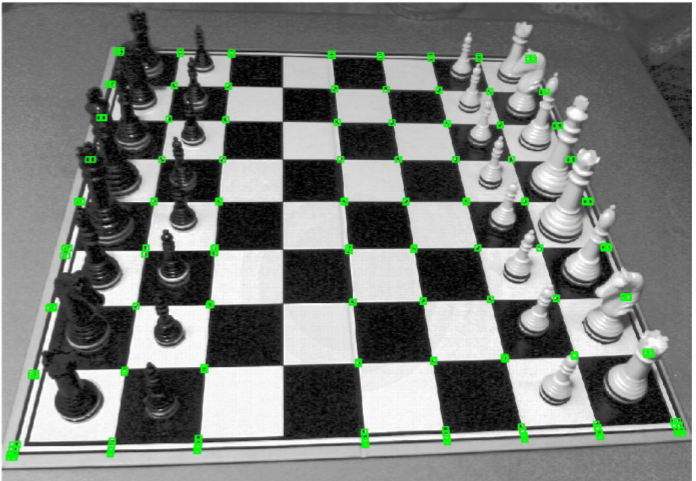
#> input picture testImg/testImg.png, 696 x 481 px
$ jupyter execute ChessBoardGridSegmentation.ipynb
#> lines starting #> are read from the running program, lines starting #| are printed output that depends on the picture; after the words box and inside, x2 and y2 are one past the last pixel; in counts of white or black regions, pixels touching at a corner belong together
## Initial Imports and image loading

[cell 1]
# from google.colab import drive
# drive.mount('/content/drive')

# %cd '/content/drive/MyDrive/GitHub/DigitisingChess'

[cell 2]
import cv2
import numpy as np
import matplotlib.pyplot as plt

[cell 3]
# Read the image
# img = cv2.imread('chess images/IMG_20211010_151046.jpg')
img = cv2.imread('testImg/testImg.png')
#> img is the input picture: shape (481, 696, 3); mean B, G, R 121.7, 125.2, 121.7

[cell 4]
print('Original Dimensions: ', img.shape)
#| Original Dimensions:  (481, 696, 3)

[cell 5]
# cv2.imshow('original', img)
# cv2.waitKey(0)

[cell 6]
sml_img = img

## Set up image

[cell 7]
# [8 lines of commented-out code are left out]

[cell 8]
# cv2.imshow('Resized', sml_img)
# cv2.waitKey(0)

[cell 9]
# Convert to grayscale
img_gray = cv2.cvtColor(sml_img, cv2.COLOR_BGR2GRAY)

[cell 10]
# Blur image for better edge detection
img_blur = cv2.GaussianBlur(img_gray, (3,3), 0)

## Prewitt filter

[cell 11]
# setting kernels
kernelx_0 = np.array([[1,1,1], [0,0,0], [-1,-1,-1]])
img_prewittx_0 = cv2.filter2D(img_blur, -1, kernelx_0)
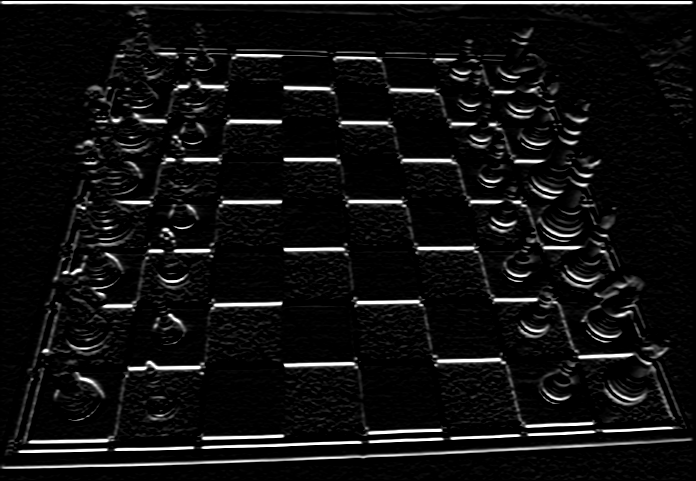
#> img_prewittx_0: shape (481, 696); min 0, max 255, mean 17.2

kernelx_1 = np.array([[-1,-1,-1], [0,0,0], [1,1,1]])
img_prewittx_1 = cv2.filter2D(img_blur, -1, kernelx_1)
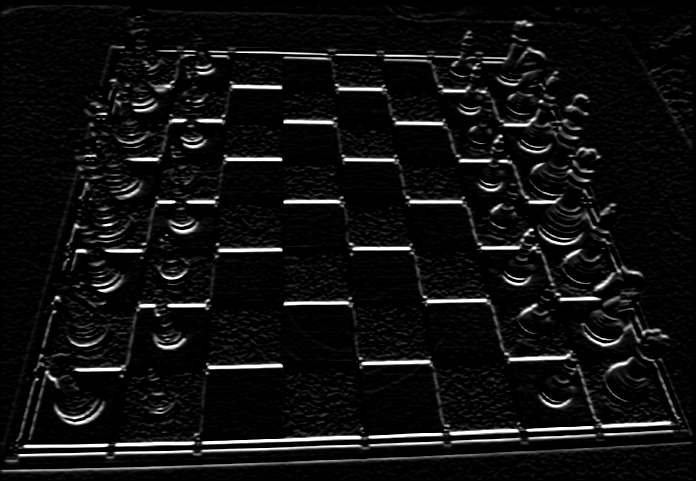
#> img_prewittx_1: shape (481, 696); min 0, max 255, mean 16.4


kernely_0 = np.array([[-1,0,1], [-1,0,1], [-1,0,1]])
img_prewitty_0 = cv2.filter2D(img_blur, -1, kernely_0)

kernely_1 = np.array([[1,0,-1], [1,0,-1], [1,0,-1]])
img_prewitty_1 = cv2.filter2D(img_blur, -1, kernely_1)

[cell 12]
# building images
# img_prewitt = img_prewittx + img_prewitty
# img_prewitt = np.sqrt((img_prewittx * img_prewittx) + (img_prewitty * img_prewitty))

img_prewittx = img_prewittx_0 + img_prewittx_1
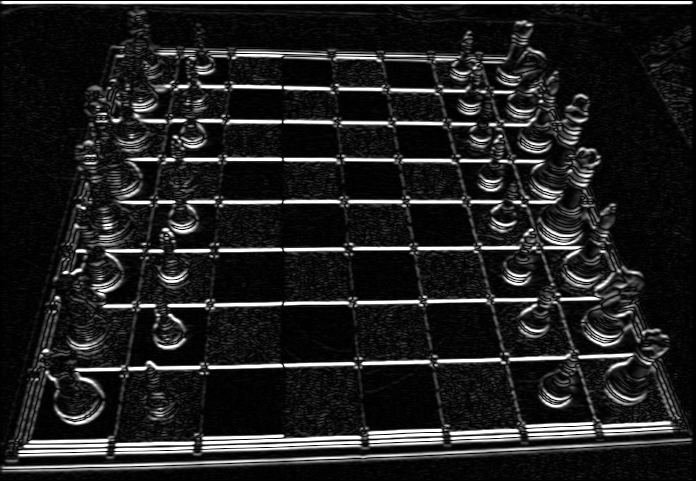
#> img_prewittx: shape (481, 696); min 0, max 255, mean 33.6
img_prewitty = img_prewitty_0 + img_prewitty_1
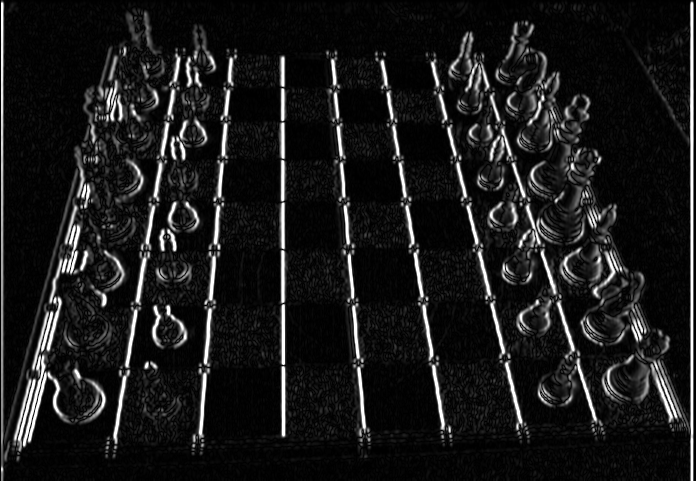
#> img_prewitty: shape (481, 696); min 0, max 255, mean 26.2

img_prewitt = np.hypot(img_prewittx, img_prewitty)
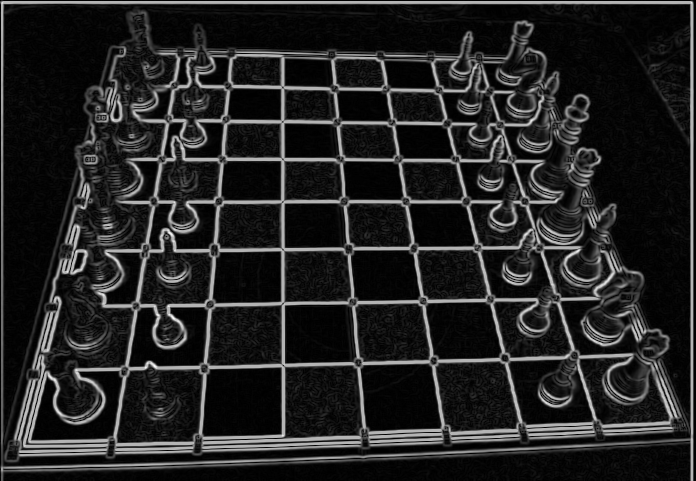
#> img_prewitt: shape (481, 696) float16; min 0, max 360, mean 51; drawn with min black and max white
img_prewitt = img_prewitt / img_prewitt.max() * 255
img_prewitt = img_prewitt.astype('uint8')

theta = np.arctan2(img_prewitty, img_prewittx).astype('uint8')
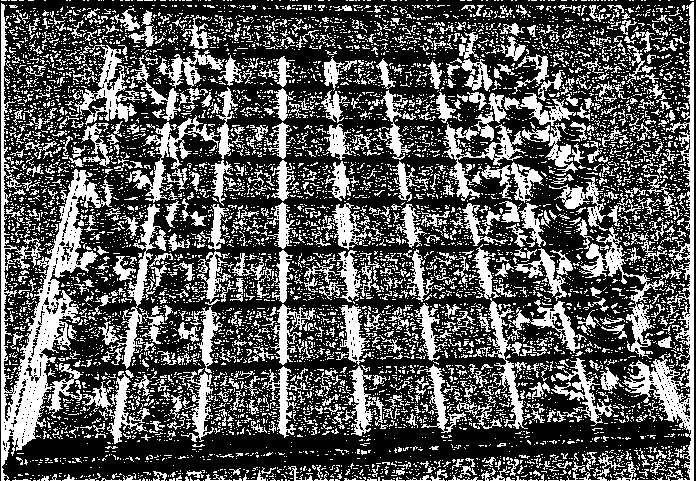
#> theta: shape (481, 696); values 0 (black) and 1 (white), 34.1% white; 7544 white regions (6799 under 20 px), largest, box (x1, y1, x2, y2) and area: (1, 3, 114, 481) 10158, (622, 2, 694, 481) 5069, (576, 219, 682, 359) 2140

[cell 13]
# [15 lines of commented-out code are left out]

[cell 14]
plt.imshow(img_prewitt, cmap=plt.cm.Greys_r)
plt.title("Prewitt")
plt.show()

[cell 15]
# [14 lines of commented-out code are left out]

[cell 16]
# # cv2.imshow("Prewitt X", Ix)
# # cv2.imshow("Prewitt Y", Iy)
# cv2.imshow("Prewitt", prewitt1)

# cv2.waitKey(0)

## Canny Algorithm
- non-maximal suppression applied to reduce weak edges
- hysteresis thresholding omitted to maximize the number of line pixels.

[cell 17]
# img_canny = cv2.Canny(img_prewitt, 0, 0)

[cell 18]
# cv2.imshow("Canny", img_canny)
# cv2.waitKey(0)

[cell 19]
def non_max_suppression(img, D):
    width, height = img.shape
#> width = 481; height = 696
    returnImg = np.zeros((width,height), dtype=np.uint8)
    angle = D * 180. / np.pi
    angle[angle < 0] += 180


    for i in range(1,width-1):
        for j in range(1,height-1):
            try:
                q = 255
                r = 255

               #angle 0
                if (0 <= angle[i,j] < 22.5) or (157.5 <= angle[i,j] <= 180):
                    q = img[i, j+1]
                    r = img[i, j-1]
                #angle 45
                elif (22.5 <= angle[i,j] < 67.5):
                    q = img[i+1, j-1]
                    r = img[i-1, j+1]
                #angle 90
                elif (67.5 <= angle[i,j] < 112.5):
                    q = img[i+1, j]
                    r = img[i-1, j]
                #angle 135
                elif (112.5 <= angle[i,j] < 157.5):
                    q = img[i-1, j-1]
                    r = img[i+1, j+1]

                if (img[i,j] >= q) and (img[i,j] >= r):
                    returnImg[i,j] = img[i,j]
                else:
                    returnImg[i,j] = 0

            except IndexError as e:
                pass
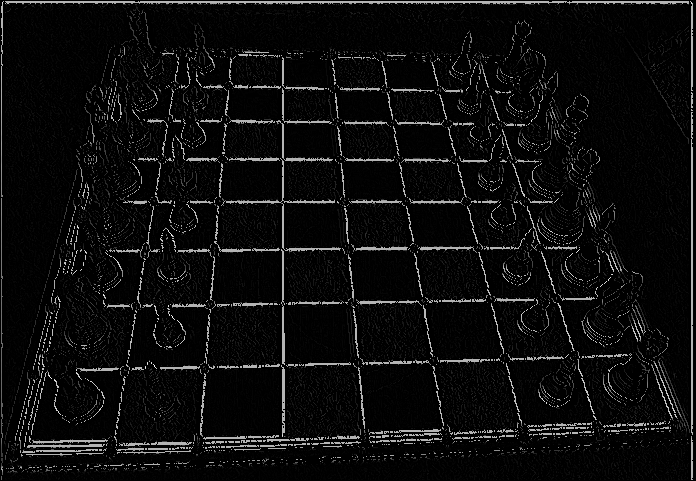
#> returnImg: shape (481, 696); min 0, max 255, mean 13.1

    return returnImg

[cell 20]
def threshold(img, lowThresholdRatio=0.05, highThresholdRatio=0.09):

#> called with lowThresholdRatio = 0.05, highThresholdRatio = 0.09
    highThreshold = img.max() * highThresholdRatio
#> highThreshold = 22.95
    lowThreshold = highThreshold * lowThresholdRatio
#> lowThreshold = 1.15

    M, N = img.shape
#> M = 481; N = 696
    res = np.zeros((M,N), dtype=np.uint8)

    weak = np.int32(25)
    strong = np.int32(255)

    strong_i, strong_j = np.where(img >= highThreshold)
    zeros_i, zeros_j = np.where(img < lowThreshold)

    weak_i, weak_j = np.where((img <= highThreshold) & (img >= lowThreshold))

    res[strong_i, strong_j] = strong
    res[weak_i, weak_j] = weak

    return (res, weak, strong)

[cell 21]
def myCanny(img, theta):
    res = non_max_suppression(img, theta)
    res, weak, strong = threshold(res)
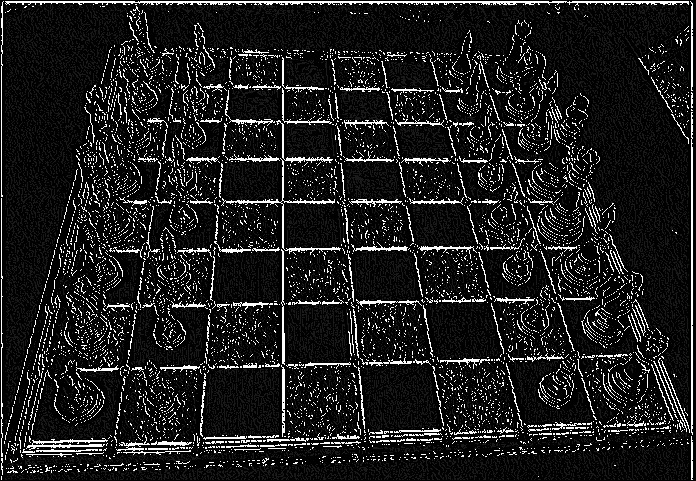
#> res: shape (481, 696); min 0, max 255, mean 29.3
#> weak = 25; strong = 255
    return res

[cell 22]
img_canny = myCanny(img_prewitt, theta)

# [5 lines of commented-out code are left out]

[cell 23]
plt.imshow(img_canny, cmap=plt.cm.Greys_r)
plt.title("Canny")
plt.show()

[cell 24]
img_canny.shape
#> Out = (481, 696)

# Pad Image

[cell 25]
def padToSquare(image):
    currSize = image.shape

    # image is already square
    if currSize[0] == currSize[1]:
        return np.pad(image, [(2,2), (2,2)], mode='constant')

    # 1st element is smaller
    elif currSize[0] < currSize[1]:

        # calc diff
        diff = currSize[1] - currSize[0]
        padding = int(diff/2)
        return np.pad(image, [(padding+2,padding+2), (2,2)], mode='constant')

    # 2nd element is smaller
    elif currSize[0] > currSize[1]:
        # calc diff
        diff = currSize[0] - currSize[1]
        padding = int(diff/2)
        return np.pad(image, [(2,2), (padding+2,padding+2)], mode='constant')

    else:
        return False

[cell 26]
def padToSquare(image):
    currSize = image.shape
#> currSize = (481, 696)
    diameter = np.sqrt((currSize[0]**2) + (currSize[1]**2))
#> diameter = 846
    # radius = diameter/2
    padding_0 = int((diameter - currSize[0]) / 2)
#> padding_0 = 182
    padding_1 = int((diameter - currSize[1]) / 2)
#> padding_1 = 75
    # return np.pad(image, [(padding_1,padding_1), (padding_0,padding_0)], mode='constant')
    return np.pad(image, [(padding_0,padding_0), (padding_1,padding_1)], mode='constant')
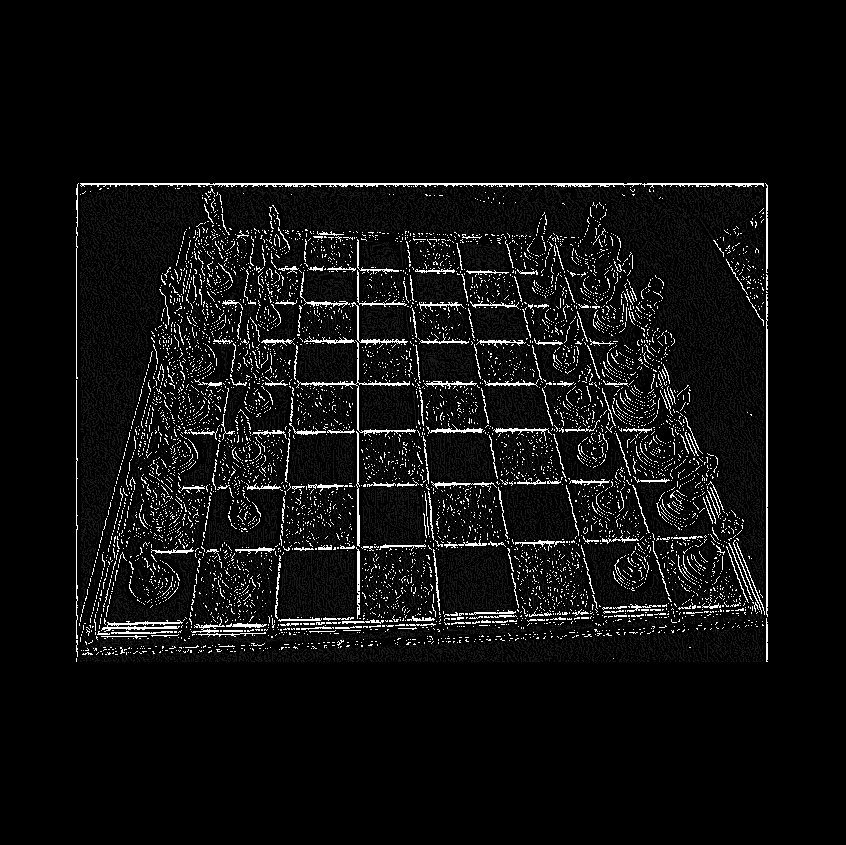
#> returned value: shape (845, 846); min 0, max 255, mean 13.7

[cell 27]
paddedImg = padToSquare(img_canny)
paddedImg.shape
#> Out = (845, 846)

[cell 28]
paddedImg = np.pad(img_canny, [(20,20), (10,10)], mode='constant')
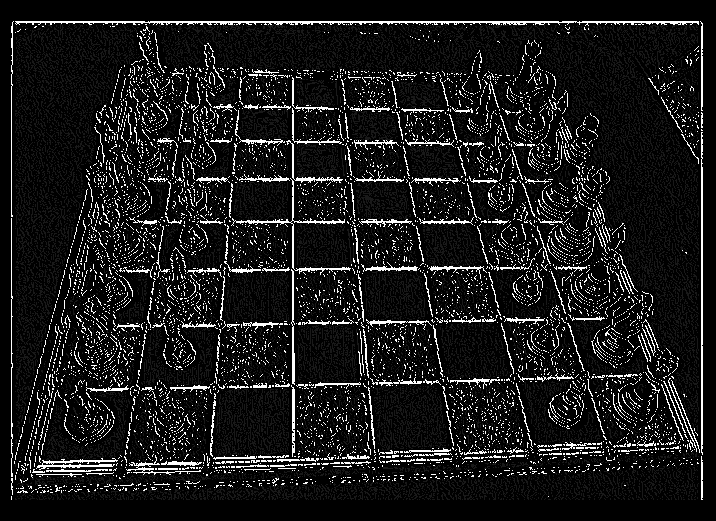
#> paddedImg: shape (521, 716); min 0, max 255, mean 26.3
paddedImg.shape
#> Out = (521, 716)

[cell 29]
plt.imshow(paddedImg, cmap=plt.cm.Greys_r)
plt.title("Padded")
plt.show()

## Radon transform
- compute the Radon transform over 360° (Note that the matrix actually repeats after 180° but flipped vertically).

[cell 30]
from skimage.transform import radon

# theta1 = np.linspace(0., 180., max(img_canny.shape), endpoint=False)
theta1 = np.linspace(0., 360., max(img_canny.shape),endpoint=False)
sinogram = radon(img_canny, theta=theta1, circle=False)
